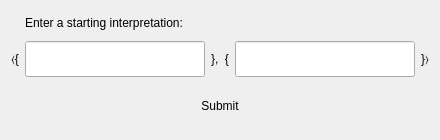
<?xml version="1.0" encoding="UTF-8"?>
<ui version="4.0">
 <class>Dialog</class>
 <widget class="QDialog" name="Dialog">
  <property name="windowModality">
   <enum>Qt::NonModal</enum>
  </property>
  <property name="geometry">
   <rect>
    <x>0</x>
    <y>0</y>
    <width>440</width>
    <height>140</height>
   </rect>
  </property>
  <property name="sizePolicy">
   <sizepolicy hsizetype="Fixed" vsizetype="Fixed">
    <horstretch>0</horstretch>
    <verstretch>0</verstretch>
   </sizepolicy>
  </property>
  <property name="minimumSize">
   <size>
    <width>440</width>
    <height>140</height>
   </size>
  </property>
  <property name="maximumSize">
   <size>
    <width>440</width>
    <height>140</height>
   </size>
  </property>
  <property name="windowTitle">
   <string>Start with a non-empty interpretation</string>
  </property>
  <property name="modal">
   <bool>true</bool>
  </property>
  <layout class="QGridLayout" name="gridLayout" rowstretch="0,0,0,0" columnstretch="0,1,0,1,0">
   <item row="2" column="3">
    <widget class="QLineEdit" name="falses">
     <property name="minimumSize">
      <size>
       <width>0</width>
       <height>36</height>
      </size>
     </property>
     <property name="toolTip">
      <string>False atoms</string>
     </property>
    </widget>
   </item>
   <item row="2" column="1">
    <widget class="QLineEdit" name="truths">
     <property name="minimumSize">
      <size>
       <width>0</width>
       <height>36</height>
      </size>
     </property>
     <property name="toolTip">
      <string>True atoms</string>
     </property>
    </widget>
   </item>
   <item row="2" column="0">
    <widget class="QLabel" name="label_2">
     <property name="sizePolicy">
      <sizepolicy hsizetype="Fixed" vsizetype="Preferred">
       <horstretch>0</horstretch>
       <verstretch>0</verstretch>
      </sizepolicy>
     </property>
     <property name="text">
      <string>〈{</string>
     </property>
    </widget>
   </item>
   <item row="2" column="2">
    <widget class="QLabel" name="label_3">
     <property name="sizePolicy">
      <sizepolicy hsizetype="Fixed" vsizetype="Preferred">
       <horstretch>0</horstretch>
       <verstretch>0</verstretch>
      </sizepolicy>
     </property>
     <property name="text">
      <string>},  {</string>
     </property>
    </widget>
   </item>
   <item row="2" column="4">
    <widget class="QLabel" name="label_4">
     <property name="sizePolicy">
      <sizepolicy hsizetype="Fixed" vsizetype="Preferred">
       <horstretch>0</horstretch>
       <verstretch>0</verstretch>
      </sizepolicy>
     </property>
     <property name="text">
      <string>}〉</string>
     </property>
    </widget>
   </item>
   <item row="3" column="1" colspan="3">
    <widget class="QPushButton" name="submit_button">
     <property name="sizePolicy">
      <sizepolicy hsizetype="Minimum" vsizetype="Fixed">
       <horstretch>0</horstretch>
       <verstretch>0</verstretch>
      </sizepolicy>
     </property>
     <property name="minimumSize">
      <size>
       <width>0</width>
       <height>35</height>
      </size>
     </property>
     <property name="text">
      <string>Submit</string>
     </property>
     <property name="default">
      <bool>true</bool>
     </property>
     <property name="flat">
      <bool>true</bool>
     </property>
    </widget>
   </item>
   <item row="0" column="1" colspan="3">
    <widget class="QLabel" name="label">
     <property name="sizePolicy">
      <sizepolicy hsizetype="Preferred" vsizetype="Fixed">
       <horstretch>0</horstretch>
       <verstretch>0</verstretch>
      </sizepolicy>
     </property>
     <property name="text">
      <string>Enter a starting interpretation:</string>
     </property>
     <property name="buddy">
      <cstring>truths</cstring>
     </property>
    </widget>
   </item>
  </layout>
 </widget>
 <tabstops>
  <tabstop>truths</tabstop>
  <tabstop>falses</tabstop>
  <tabstop>submit_button</tabstop>
 </tabstops>
 <resources/>
 <connections/>
</ui>
